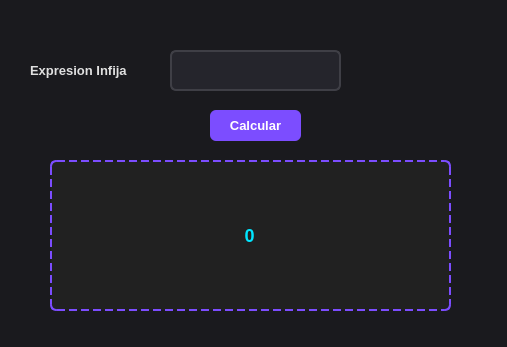
<?xml version="1.0" encoding="UTF-8"?>
<ui version="4.0">
 <class>Dialog</class>
 <widget class="QDialog" name="Dialog">
  <property name="geometry">
   <rect>
    <x>0</x>
    <y>0</y>
    <width>507</width>
    <height>347</height>
   </rect>
  </property>
  <property name="windowTitle">
   <string>Conversion Infija-Posfija</string>
  </property>
  <property name="styleSheet">
   <string notr="true">/* Estilo general de la ventana de diálogo de Infijas */
QDialog {
    background-color: #1a1a1e;
    color: #ffffff;
    font-family: 'Segoe UI', Arial, sans-serif;
}

/* Estilo para las etiquetas de texto generales */
QLabel {
    color: #e0e0e0;
    font-size: 13px;
    font-weight: bold;
}

/* Estilo para la caja donde el usuario escribe la expresión matemática */
QLineEdit#txt_infija {
    background-color: #25252c;
    border: 2px solid #3f3f46;
    border-radius: 6px;
    padding: 8px;
    color: #ffffff;
    font-size: 15px;
    font-family: 'Consolas', 'Courier New', monospace; /* Fuente matemática clara */
    selection-background-color: #7c4dff;
}
QLineEdit#txt_infija:focus {
    border: 2px solid #7c4dff; /* Brillo morado al escribir */
    background-color: #2a2a35;
}

/* Estilo para el botón de Calcular */
QPushButton#btn_calcular {
    background-color: #7c4dff;
    color: #ffffff;
    border: none;
    border-radius: 6px;
    padding: 10px 20px;
    font-size: 13px;
    font-weight: bold;
}
QPushButton#btn_calcular:hover {
    background-color: #651fff;
}
QPushButton#btn_calcular:pressed {
    background-color: #536dfe;
}

/* Estilo especial para el cuadro que muestra el resultado posfijo */
QLabel#lbl_resultado {
    background-color: #212121;
    border: 2px dashed #7c4dff; /* Línea discontinua para que parezca una zona de resultado */
    border-radius: 6px;
    padding: 12px;
    color: #00e5ff; /* Color cian neón para resaltar el resultado final */
    font-family: 'Consolas', 'Courier New', monospace;
    font-size: 18px;
    letter-spacing: 2px; /* Separa un poco los caracteres para notar los espacios */
}</string>
  </property>
  <widget class="QLabel" name="label">
   <property name="geometry">
    <rect>
     <x>30</x>
     <y>50</y>
     <width>121</width>
     <height>41</height>
    </rect>
   </property>
   <property name="text">
    <string>Expresion Infija</string>
   </property>
  </widget>
  <widget class="QLineEdit" name="txt_infija">
   <property name="geometry">
    <rect>
     <x>170</x>
     <y>50</y>
     <width>171</width>
     <height>41</height>
    </rect>
   </property>
  </widget>
  <widget class="QPushButton" name="btn_calcular">
   <property name="geometry">
    <rect>
     <x>210</x>
     <y>110</y>
     <width>91</width>
     <height>31</height>
    </rect>
   </property>
   <property name="text">
    <string>Calcular</string>
   </property>
  </widget>
  <widget class="QLabel" name="lbl_resultado">
   <property name="geometry">
    <rect>
     <x>50</x>
     <y>160</y>
     <width>401</width>
     <height>151</height>
    </rect>
   </property>
   <property name="text">
    <string>0</string>
   </property>
   <property name="alignment">
    <set>Qt::AlignCenter</set>
   </property>
  </widget>
 </widget>
 <resources/>
 <connections/>
</ui>
